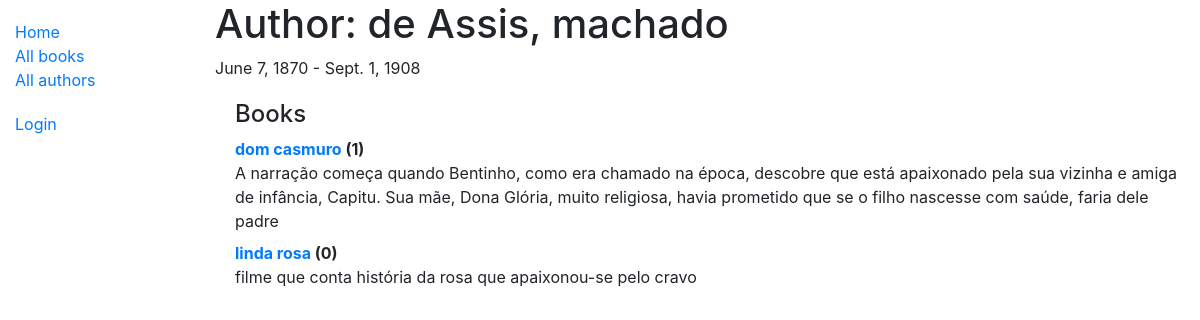
The app's page /catalog/author/1 with its own data.
### catalog/models.py (models this page shows, shortened)
class Author(models.Model):
    first_name = models.CharField(max_length=100)
    last_name = models.CharField(max_length=100)
    date_of_birth = models.DateField(null=True, blank=True)
    date_of_death = models.DateField('died', null=True, blank=True)
    class Meta:
        ordering = ['last_name', 'first_name']
    def __str__(self):
        return '{0}, {1}'.format(self.last_name, self.first_name)

class Book(models.Model):
    title = models.CharField(max_length=200)
    author = models.ForeignKey('Author', on_delete=models.SET_NULL, null=True)
    summary = models.TextField(max_length=1000, help_text="Enter a brief description of the book")
    isbn = models.CharField('ISBN', max_length=13,
                            unique=True,
                            help_text='13 Character <a href="https://www.isbn-international.org/content/what-isbn'
                                      '">ISBN number</a>')
    genre = models.ManyToManyField(Genre, help_text="Select a genre for this book")
    def display_genre(self):
        """Create a string for the Genre. This is required to display genre in Admin."""
        return ', '.join(genre.name for genre in self.genre.all()[:3])
    display_genre.short_description = 'Genre'
    class Meta:
        ordering = ['title', 'author']
    def display_genre(self):
        """Creates a string for the Genre. This is required to display genre in Admin."""
        return ', '.join([genre.name for genre in self.genre.all()[:3]])
    display_genre.short_description = 'Genre'
    def __str__(self):
        return self.title

### catalog/views.py (the view)
# urls.py: path('author/<int:pk>',views.AuthorDetailView.as_view(), name='author-detail'),
class AuthorDetailView(generic.DetailView):
    model = Author

### catalog/templates/catalog/author_detail.html
{% extends "base_generic.html" %}
{% block content %}
<h1>Author: {{ author }} </h1>
<p>{{author.date_of_birth}} - {% if author.date_of_death %}{{author.date_of_death}}{% endif %}</p>
<div style="margin-left:20px;margin-top:20px">
<h4>Books</h4>
<dl>
{% for book in author.book_set.all %}
  <dt><a href="{% url 'book-detail' book.pk %}">{{book}}</a> ({{book.bookinstance_set.all.count}})</dt>
  <dd>{{book.summary}}</dd>
{% endfor %}
</dl>
</div>
{% endblock %}

### records on screen
Author: last_name+first_name "de Assis, machado", date_of_birth "June 7, 1870", date_of_death "Sept. 1, 1908"
Book: title "dom casmuro", bookinstance_set.all.count "1", summary "A narração começa quando Bentinho, como era chamado na época, descobre que está apaixonado pela sua vizinha e amiga de infância, Capitu. Sua mãe, Dona Glória, muito religiosa, havia prometido que se o filho nascesse com saúde, faria dele padre"
Book: title "linda rosa", bookinstance_set.all.count "0", summary "filme que conta história da rosa que apaixonou-se pelo cravo"
